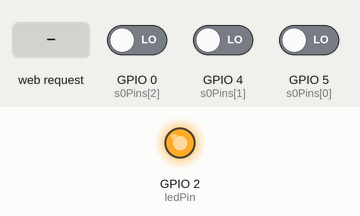
This sketch was run on a simulated ESP8266 (NodeMCU). Parts: output pins drawn as LEDs (lit = HIGH). Inputs (shaded band) come from the test bench; at power-on: GPIO 0 (s0Pins[2]) LOW, GPIO 4 (s0Pins[1]) LOW, GPIO 5 (s0Pins[0]) LOW. WiFi joins after 1.5 s; servers stay silent unless stated; what the sketch prints to the serial monitor is not drawn.

Above: at 2.7 s.
2.8 s: GPIO 0 (s0Pins[2]) driven HIGH
At 2.86 s:
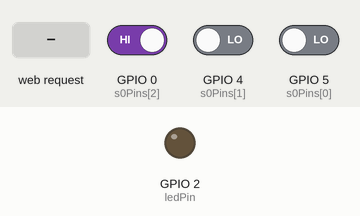
4.4 s: HTTP request GET /total received
Timing chart, 0 to 7.4 s (numbered marks = the images above; inputs shaded):
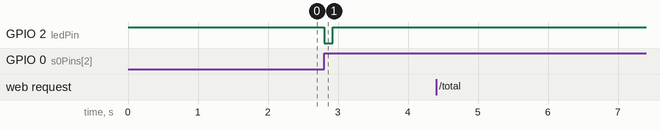

Measured:
- after the input at 2.8 s, GPIO 2 (ledPin): HIGH → LOW at once, → HIGH 0.13 s later
- after the input at 4.4 s, every drawn part: stays the same

The sketch:

sketch_s0_wifi.ino
```cpp
// Load Wi-Fi library
#include <ESP8266WiFi.h>

// Replace with your network credentials
const char* ssid     = "ENTER_YOUR_NETWORK_SSID";
const char* password = "ENTER_YOUR_WIFI_PASSWORD";

const int NUM_S0 = 3;
const int s0Pins[] = {5, 4, 0};  // NodeMCU pins D1, D2, D3
const int ledPin = 2;           // NodeMCU pin D0

unsigned long pulseCounter[NUM_S0];
unsigned long doBlink = 0;

// Set web server port number to 80
WiFiServer server(80);

// Variable to store the HTTP request
String header;

void handleInterrupt0() {
  pulseCounter[0]++;
  doBlink = millis();
}

void handleInterrupt1() {
  pulseCounter[1]++;
  doBlink = millis();
}

void handleInterrupt2() {
  pulseCounter[2]++;
  doBlink = millis();
}

void setup() {

  // initializing arrays
  for (int i=0; i < NUM_S0; i++) {
    pinMode(s0Pins[i], INPUT);
    pulseCounter[i] = 0;
  }
  attachInterrupt(digitalPinToInterrupt(s0Pins[0]), handleInterrupt0, RISING);
  attachInterrupt(digitalPinToInterrupt(s0Pins[1]), handleInterrupt1, RISING);
  attachInterrupt(digitalPinToInterrupt(s0Pins[2]), handleInterrupt2, RISING);

  pinMode(ledPin, OUTPUT);
  digitalWrite(ledPin, HIGH); // ESP8266 internal LED is active LOW

  Serial.begin(115200);

  // Connect to Wi-Fi network with SSID and password
  Serial.print("Connecting to ");
  Serial.println(ssid);
  WiFi.begin(ssid, password);
  while (WiFi.status() != WL_CONNECTED) {
    delay(500);
    Serial.print(".");
  }
  // Print local IP address and start web server
  Serial.println("");
  Serial.println("WiFi connected.");
  Serial.println("IP address: ");
  Serial.println(WiFi.localIP());
  server.begin();
}

void loop(){
  WiFiClient client = server.available();   // Listen for incoming clients

  if (client) {                             // If a new client connects,
    Serial.println("New Client.");          // print a message out in the serial port
    String currentLine = "";                // make a String to hold incoming data from the client
    while (client.connected()) {            // loop while the client's connected
      if (client.available()) {             // if there's bytes to read from the client,
        char c = client.read();             // read a byte, then
        Serial.write(c);                    // print it out the serial monitor
        header += c;
        if (c == '\n') {                    // if the byte is a newline character
          // if the current line is blank, you got two newline characters in a row.
          // that's the end of the client HTTP request, so send a response:
          if (currentLine.length() == 0) {
            // HTTP headers always start with a response code (e.g. HTTP/1.1 200 OK)
            // and a content-type so the client knows what's coming, then a blank line:
            client.println("HTTP/1.1 200 OK");
            client.println("Content-type:application/json; charset=utf-8");
            client.println("Connection: close");
            client.println();

            if (header.indexOf("GET /total") >= 0) {
              // send data as json array
              client.print('[');
              for (int i=0; i < NUM_S0; i++) {
                client.print(pulseCounter[i]);
                if (i < NUM_S0-1) client.print(',');
              }
              client.println(']');
            }

            // The HTTP response ends with another blank line
            client.println();
            // Break out of the while loop
            break;
          } else { // if you got a newline, then clear currentLine
            currentLine = "";
          }
        } else if (c != '\r') {  // if you got anything else but a carriage return character,
          currentLine += c;      // add it to the end of the currentLine
        }
      }
    }
    // Clear the header variable
    header = "";
    // Close the connection
    client.stop();
    Serial.println("Client disconnected.");
    Serial.println("");
  }

  // let led blink on every pulse for 125ms
  if ((millis() - doBlink) <= 125) {
    digitalWrite(ledPin, LOW);
  } else {
    digitalWrite(ledPin, HIGH);
  }
}
```
